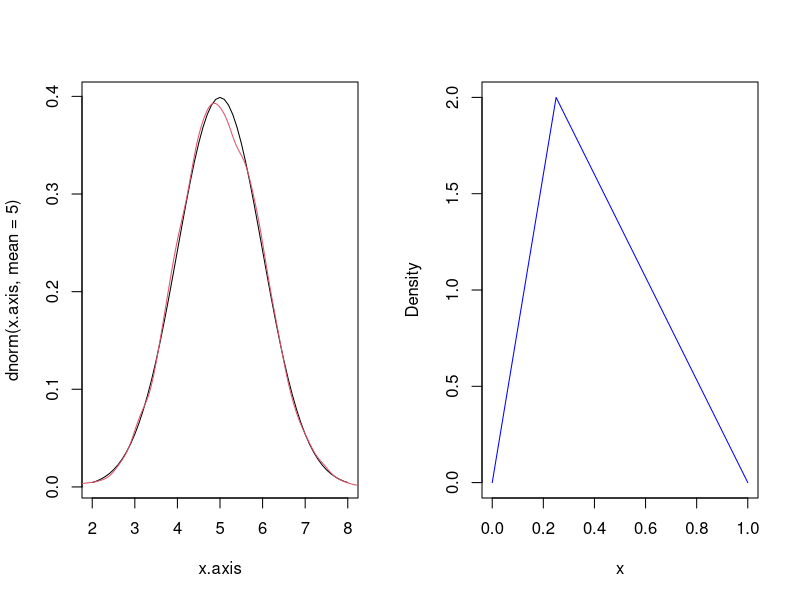

This chart was generated by the following R code: (Note: this script raises an error after producing the figure.)
## Inverse CDF method

## Simulate draws from a Normal(5,1) distribution 

n.sim <- 10000
u <- runif(n.sim, 0, 1) #uniform draws
x.draws <- qnorm(u, mean=5, sd=1) #inverse CDF

## Compare with actual Normal(5,1) density

par(mfrow=c(1,2))
x.axis <- seq(2,8,by=.1)
plot(x=x.axis, y=dnorm(x.axis, mean=5), type="l")
lines(density(x.draws), col=2)


## Simulate draws from the following density

f.x <- function(x) {
  if (x >= 0 && x < 0.25)
    8 * x
  else if (x >= 0.25 && x <= 1)
    8/3 - 8 * x/3
  else 0
  }
  
plot(x = seq(0,1,.01), y = unlist(lapply(seq(0,1,.01),
f.x)), col = "blue", xlab = "x", ylab = "Density", main = "", type = "l")


## inverse CDF 

invcdf.func <- function(u){
  if (u >= 0 && u < .25)
  sqrt(u)/2
  else if(u >= .25 && u <= 1)
  1 - sqrt(3*(1-u))/2
}

## sampling

n.sim <- 10000
u <- runif(n.sim, 0, 1) #uniform draws
x <- unlist(lapply(u, invcdf.func))

plot(x = seq(0,1,.01), y = unlist(lapply(seq(0,1,.01),
triangle.function)), col = "blue", xlab = "x", ylab = "Density", main = "", type = "l")
lines(density(x))
legend(x = "topright", legend = c("Inverse CDF Draws", "Target Density"), lty = c(1,1), col = c(1, "blue"))

## why does it work?

par(mfrow=c(1,2))
x.val <- seq(0,1,.01)
pdf.val <- unlist(lapply(x.val, f.x))
plot(x = x.val, y = pdf.val, type = "l", xlab = "x", ylab = "Density",
     main = "PDF") 
abline(v = .2, col = 2)
abline(v = .4, col = 2)
cdf.func <- function(x) {
  if (x < 0)
    0
  else if (x >= 0 && x < 0.25)
    4 * x^2
  else if (x >= 0.25 && x <= 1)
    (8/3) * x - (4/3) * x^2 - (1/3)
  else 1
}
cdf.val <- unlist(lapply(x.val, cdf.func))
plot(x = x.val, y = cdf.val, type = "l", xlab = "x", ylab =
  "Probability (also u)",
     main = "CDF") 
abline(v = .2, col = 2)
abline(v = .4, col = 2)


############################################

## Rejection Sampling

## Simulate draws from the triangle density
## Use Uniform(0,1)*M as envelope density

g.x <- function(x){
  if(x >= 0 && x <= 1)
    1
  else 0
}
M <- 3

n.sim <- 10000
n.draws <- 0
draws <- c()

while(n.draws < n.sim){
  x.c <- runif(1,0,1)
  accept.prob <- f.x(x.c)/(M*g.x(x.c))
  if(runif(1) <= accept.prob){
    draws <- c(draws, x.c)
    n.draws <- n.draws + 1
  }
}

plot(x = x.val, y = unlist(lapply(x.val, f.x)), xlab = "x", ylab =
  "Density", type = "l", col = "blue")
lines(density(draws))
legend(x = "topright", legend = c("Rejection Sampling Draws", "Target Density"), col = c(1,"blue"), lty = c(1,1))